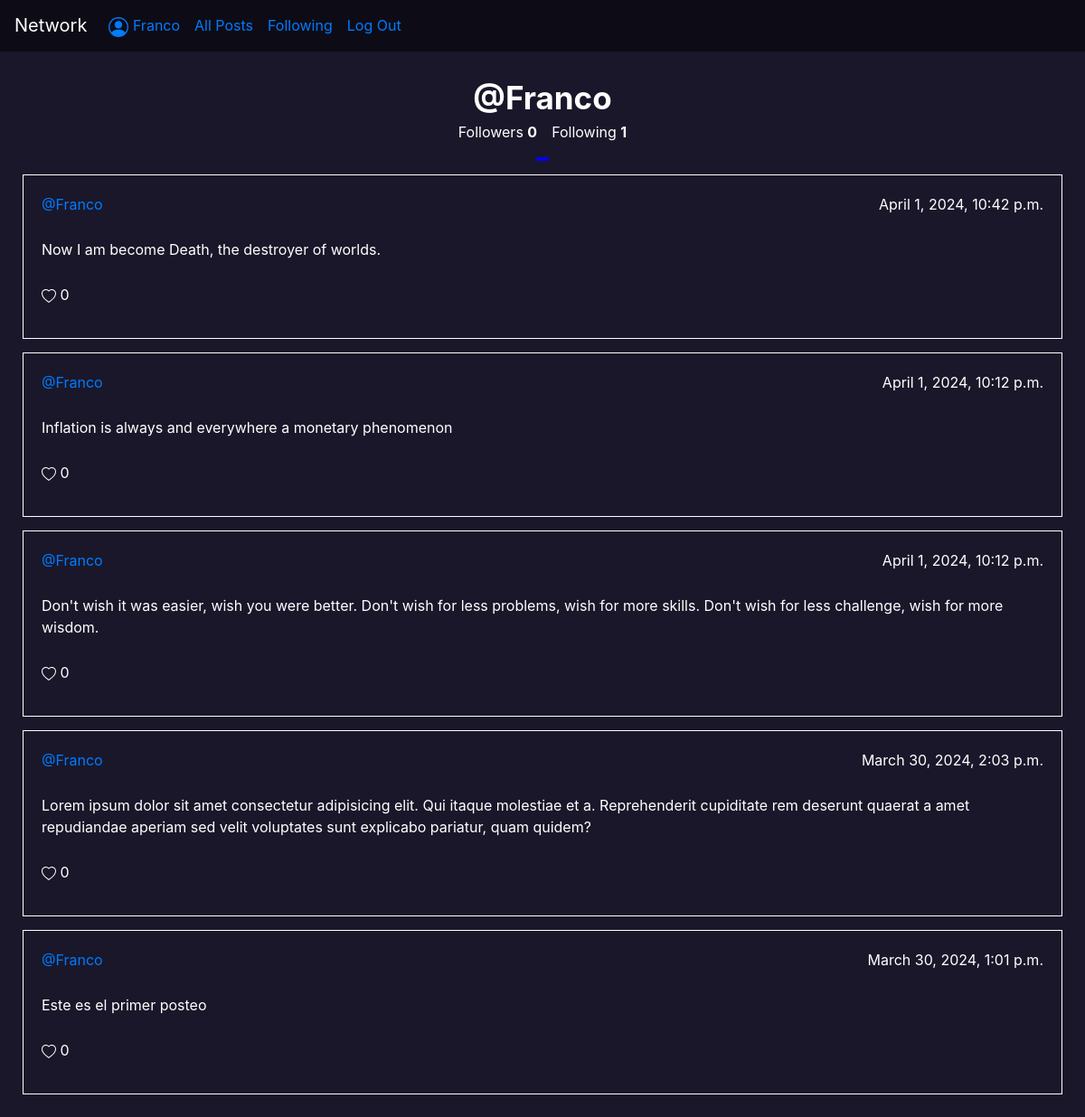
Screenshot of /profile/Franco (signed in) with the database file from the repository.
### network/models.py (models this page shows)
class User(AbstractUser):
    pass

class Post(models.Model):
    user = models.ForeignKey(User, on_delete = models.CASCADE, related_name='post_user')
    text = models.CharField(max_length=280)
    date = models.DateTimeField(default=timezone.now())
    likes = models.ManyToManyField(User,blank=True, related_name='likes')

### network/views.py (the view)
# urls.py: path("profile/<str:username>", views.profile, name='profile'),
def profile(request, username):
    user = User.objects.get(username=username)
    follwing = Profile.objects.filter(follower=user.pk).count()
    followers = Profile.objects.filter(user=user.pk).count()
    posts = Post.objects.filter(user=user).order_by('-date')
    return render(request, "network/profile.html", {'username':user,'followers':followers,'following':follwing,'posts':posts, 'logged_user':request.user})

### network/templates/network/profile.html (shortened to what this page needs)
{% extends "network/layout.html" %}
{% load static %}
{% block body %}
<div class="mid_section">
    <div id="presentation">
        <strong id="username">@{{username}}</strong>
        <div class="follow_information">
            <p>Followers <strong id="followers">{{followers}}</strong></p>
            <p>Following <strong id="following">{{following}}</strong></p>
        </div>
        <div class="follow_information">
            <button id="follow_buttom"></button>
        </div>
    </div>
    {% if posts %}
        {% for post in posts %}
            <div class="post">
                <div class="top">
                    <a href="{% url 'profile' username=post.user %}" >@{{ post.user }}</a>
                    <p>{{ post.date }}</p>
                </div>
                <div>
                    <p>{{ post.text }}</p>
                </div>
                <div>
                    <p> {{ post.likes.all.count }}</p>
                </div>
            </div>
        {% endfor %}
    {% else %}
        <br>
        <div id="no_post">
            <strong>No posts so far</strong>
        </div>
    {% endif %}
</div>
{% endblock %}

### network/templates/network/layout.html (shortened to what this page needs)
{% load static %}
<!DOCTYPE html>
<html lang="en">
    <head>
        <link rel="stylesheet" href="https://stackpath.bootstrapcdn.com/bootstrap/4.4.1/css/bootstrap.min.css">
        <link href="{% static 'network/styles.css' %}" rel="stylesheet">
    </head>
    <body>
        <nav class="navbar navbar-expand-lg ">
            <li class="navbar-brand">Network</li>
            <div>
            <ul class="navbar-nav mr-auto">
                {% if user.is_authenticated %}
                    <li class="nav-item">
                        <a class="nav-link" href="{% url 'profile' username=user.username %}">
                             {{user.username}}
                        </a>
                    </li>
                {% endif %}
                <li class="nav-item">
                    <a class="nav-link" href="{% url 'index' %}">All Posts</a>
                </li>
                {% if user.is_authenticated %}
                    <li class="nav-item">
                        <a class="nav-link" href="{% url 'following' %}">Following</a>
                    </li>
                    <li class="nav-item">
                        <a class="nav-link" href="{% url 'logout' %}">Log Out</a>
                    </li>
                {% endif %}
            </ul>
        </div>
    </nav>
        <div class="body">
            {% block body %}
            {% endblock %}
        </div>
    </body>
</html>

### network/static/network/styles.css (style rules this page uses)
body { background-color: #1a172a; color: white; }
.navbar { background-color: #0d0c16; }
.mid_section { padding: 25px; }
.post { padding: 15px; border: 1px solid white; margin-top: 15px; display: flex; flex-direction: column; }
.post div { display: flex; margin: 5px; justify-content: space-between; }
#presentation { display: flex; flex-direction: column; }
.follow_information { display: flex; margin: 0 auto; }
#username { font-size: 35px; margin: 0 auto; }
#follow_buttom { font-size: 18px; color: white; background-color: blue; border: 1px solid blue; border-radius: 10%; outline: none; }

### rows the page displays
User: username "Franco"
Post: user "Franco", date "April 1, 2024, 10:42 p.m.", text "Now I am become Death, the destroyer of worlds.", likes.all.count "0"
Post: user "Franco", date "April 1, 2024, 10:12 p.m.", text "Inflation is always and everywhere a monetary phenomenon", likes.all.count "0"
Post: user "Franco", date "April 1, 2024, 10:12 p.m.", text "Don't wish it was easier, wish you were better. Don't wish for less problems, wish for more skills. Don't wish for less challenge, wish for more wisdom.", likes.all.count "0"
Post: user "Franco", date "March 30, 2024, 2:03 p.m.", text "Lorem ipsum dolor sit amet consectetur adipisicing elit. Qui itaque molestiae et a. Reprehenderit cupiditate rem deserunt quaerat a amet repudiandae aperiam sed velit voluptates sunt explicabo pariatur, quam quidem?", likes.all.count "0"
Post: user "Franco", date "March 30, 2024, 1:01 p.m.", text "Este es el primer posteo", likes.all.count "0"

### other values shown
{{ followers }} "0"
{{ following }} "1"
